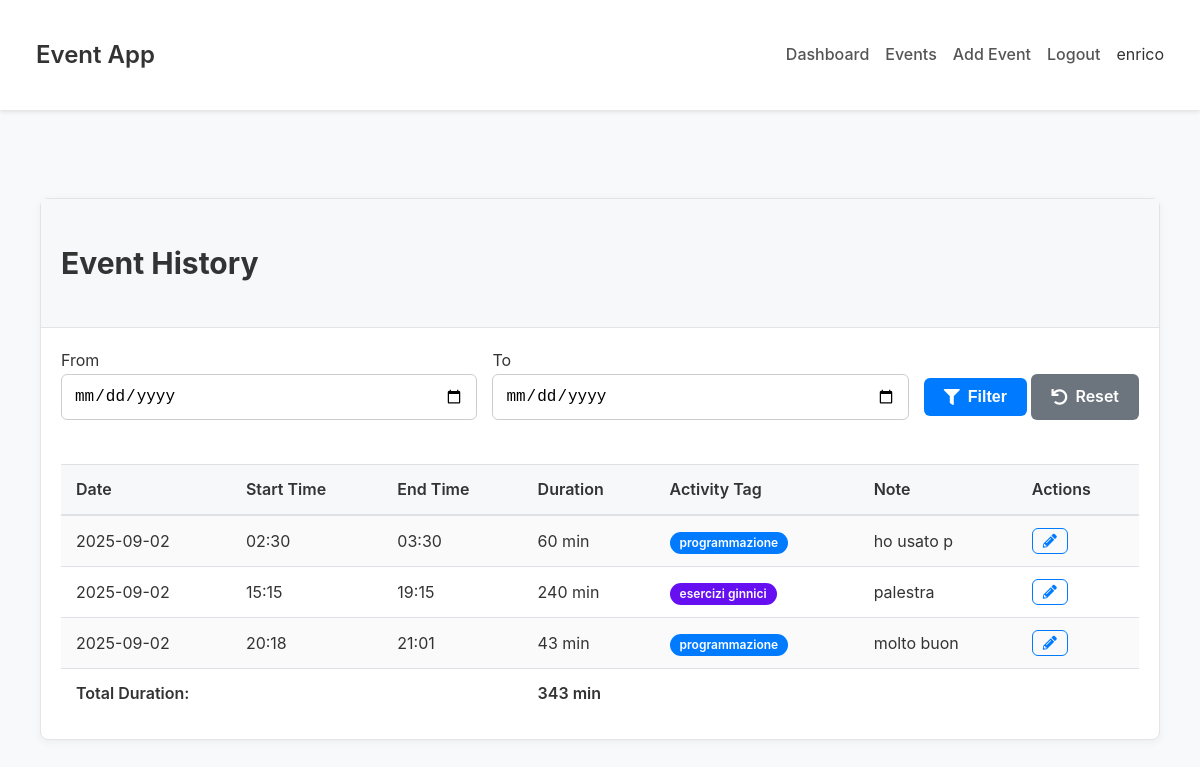
Page /list_events (signed in) on the committed database.
### tables this page shows
CREATE TABLE users (
        id INTEGER PRIMARY KEY AUTOINCREMENT,
        username TEXT UNIQUE NOT NULL,
        password_hash TEXT NOT NULL,
        role TEXT NOT NULL CHECK(role IN ('admin', 'standard')),
        must_change_password INTEGER NOT NULL DEFAULT 0
    );

CREATE TABLE intervals (
        id INTEGER PRIMARY KEY AUTOINCREMENT,
        event_id INTEGER NOT NULL,
        start_time TEXT NOT NULL,
        end_time TEXT NOT NULL,
        note TEXT,
        activity_tag TEXT NOT NULL,
        FOREIGN KEY (event_id) REFERENCES events (id)
    );

CREATE TABLE events (
        id INTEGER PRIMARY KEY AUTOINCREMENT,
        user_id INTEGER NOT NULL,
        event_date TEXT NOT NULL,
        FOREIGN KEY (user_id) REFERENCES users (id)
    );

### app.py (the view)
@app.route('/list_events')
@login_required
def list_events():
    db = get_db()
    user_id = get_user_id_from_session()
    if not user_id:
        flash("User not found.", 'danger')
        return redirect(url_for('dashboard'))
    start_date = request.args.get('start_date')
    end_date = request.args.get('end_date')
    query = (
        'SELECT e.event_date, i.id, i.start_time, i.end_time, i.note, i.activity_tag '
        'FROM events e JOIN intervals i ON e.id = i.event_id '
        'WHERE e.user_id = ?'
    )
    params = [user_id]
    if start_date and end_date:
        query += ' AND e.event_date BETWEEN ? AND ?'
        params.extend([start_date, end_date])
    query += ' ORDER BY e.event_date DESC, i.start_time ASC'
    events_query = db.execute(query, tuple(params)).fetchall()
    intervals = []
    total_duration = 0
    activity_tags = set()
    for row in events_query:
        activity_tags.add(row['activity_tag'])
        start_time_obj = datetime.strptime(row['start_time'], '%H:%M').time()
        end_time_obj = datetime.strptime(row['end_time'], '%H:%M').time()
        dummy_date = date(1, 1, 1)
        start_datetime = datetime.combine(dummy_date, start_time_obj)
        end_datetime = datetime.combine(dummy_date, end_time_obj)
        if end_datetime < start_datetime:
            end_datetime += timedelta(days=1)
        duration_minutes = int((end_datetime - start_datetime).total_seconds() / 60)
        total_duration += duration_minutes
        intervals.append({
            'id': row['id'],
            'event_date': row['event_date'],
            'start_time': row['start_time'],
            'end_time': row['end_time'],
            'note': row['note'],
            'activity_tag': row['activity_tag'],
            'duration_minutes': duration_minutes
        })
    colors = ['#007bff', '#6610f2', '#6f42c1', '#e83e8c', '#dc3545', '#fd7e14', '#ffc107', '#28a745', '#20c997', '#17a2b8']
    tag_colors = {tag: colors[i % len(colors)] for i, tag in enumerate(activity_tags)}
    return render_template(
        'list_events.html',
        intervals=intervals,
        total_duration=total_duration,
        tag_colors=tag_colors,
        username=session['username'],
        role=session['role'],
        start_date=start_date,
        end_date=end_date
    )

### app.py (called while the page is built)
def get_db():
    if 'db' not in g:
        g.db = sqlite3.connect(DATABASE)
        g.db.row_factory = sqlite3.Row  # This makes rows behave like dicts
    return g.db

def login_required(f):
    @wraps(f)
    def decorated_function(*args, **kwargs):
        if not session.get('logged_in'):
            flash('Please log in to access this page.', 'warning')
            return redirect(url_for('login'))
        return f(*args, **kwargs)
    return decorated_function

def get_user_id_from_session():
    db = get_db()
    user = db.execute('SELECT id FROM users WHERE username = ?', (session['username'],)).fetchone()
    return user['id'] if user else None

### templates/list_events.html (shortened to what this page needs)
{% extends "base.html" %}
{% block content %}
<div class="container mt-4">
    <div class="card">
        <div class="card-header">
            <h2>Event History</h2>
        </div>
        <div class="card-body">
            <form method="get" action="{{ url_for('list_events') }}" class="filter-form mb-4">
                <div class="form-row">
                    <div class="col">
                        <label for="start_date">From</label>
                        <input type="date" id="start_date" name="start_date" class="form-control" value="{{ start_date or '' }}">
                    </div>
                    <div class="col">
                        <label for="end_date">To</label>
                        <input type="date" id="end_date" name="end_date" class="form-control" value="{{ end_date or '' }}">
                    </div>
                    <div class="col-auto">
                        <button type="submit" class="btn btn-primary">
                            <i class="fas fa-filter"></i> Filter
                        </button>
                        <a href="{{ url_for('list_events') }}" class="btn btn-secondary">
                            <i class="fas fa-undo"></i> Reset
                        </a>
                    </div>
                </div>
            </form>
            <div class="table-responsive">
                <table class="table table-striped table-hover">
                    <thead class="thead-light">
                        <tr>
                            <th>Date</th>
                            <th>Start Time</th>
                            <th>End Time</th>
                            <th>Duration</th>
                            <th>Activity Tag</th>
                            <th>Note</th>
                            <th class="text-right">Actions</th>
                        </tr>
                    </thead>
                    <tbody>
                        {% for interval in intervals %}
                        <tr>
                            <td>{{ interval.event_date }}</td>
                            <td>{{ interval.start_time }}</td>
                            <td>{{ interval.end_time }}</td>
                            <td>{{ interval.duration_minutes }} min</td>
                            <td>
                                <span class="badge" style="background-color: {{ tag_colors.get(interval.activity_tag, '#6c757d') }};">
                                    {{ interval.activity_tag }}
                                </span>
                            </td>
                            <td>{{ interval.note }}</td>
                            <td class="text-right">
                                <a href="{{ url_for('edit_interval', interval_id=interval.id) }}" class="btn btn-sm btn-outline-primary" title="Edit">
                                    <i class="fas fa-pencil-alt"></i>
                                </a>
                            </td>
                        </tr>
                        {% endfor %}
                    </tbody>
                    {% if intervals %}
                    <tfoot>
                        <tr>
                            <td colspan="3" class="text-right font-weight-bold">Total Duration:</td>
                            <td class="font-weight-bold">{{ total_duration }} min</td>
                            <td colspan="3"></td>
                        </tr>
                    </tfoot>
                    {% endif %}
                </table>
            </div>
        </div>
    </div>
</div>
{% endblock %}

### templates/base.html (shortened to what this page needs)
<!DOCTYPE html>
<html lang="en">
<head>
    <link rel="stylesheet" href="https://cdnjs.cloudflare.com/ajax/libs/font-awesome/5.15.4/css/all.min.css">
    <link rel="stylesheet" href="{{ url_for('static', filename='style.css') }}">
</head>
<body>
    <nav class="navbar">
        <div class="container">
            <a class="navbar-brand" href="{{ url_for('index') }}">Event App</a>
            <ul class="navbar-nav">
                {% if session['logged_in'] %}
                    <li class="nav-item"><a class="nav-link" href="{{ url_for('dashboard') }}">Dashboard</a></li>
                    <li class="nav-item"><a class="nav-link" href="{{ url_for('list_events') }}">Events</a></li>
                    <li class="nav-item"><a class="nav-link" href="{{ url_for('add_event') }}">Add Event</a></li>
                    <li class="nav-item"><a class="nav-link" href="{{ url_for('logout') }}">Logout</a></li>
                    <li class="nav-item nav-username ms-auto">{{ session['username'] }}</li>
                {% else %}
                    <li class="nav-item"><a class="nav-link" href="{{ url_for('login') }}">Login</a></li>
                {% endif %}
            </ul>
        </div>
    </nav>
    <main class="container mt-4">
        {% block content %}{% endblock %}
    </main>
</body>
</html>

### static/style.css (style rules this page uses)
body { font-family: -apple-system, BlinkMacSystemFont, "Segoe UI", Roboto, "Helvetica Neue", Arial, sans-serif; background-color: #f8f9fa; color: #333; line-height: 1.6; margin: 0; }
.navbar { background-color: #fff; box-shadow: 0 2px 4px rgba(0,0,0,0.1); padding: 1rem; }
.navbar .container { display: flex; justify-content: space-between; align-items: center; }
.navbar-brand { font-size: 1.5rem; font-weight: 600; color: #333; text-decoration: none; }
.navbar-nav { list-style: none; display: flex; gap: 1rem; margin: 0; padding: 0; }
.nav-link { color: #555; text-decoration: none; font-weight: 500; transition: color 0.3s ease; }
.container { max-width: 1200px; margin: auto; padding: 20px; }
.card { background-color: #fff; border: 1px solid #e1e4e8; border-radius: 8px; box-shadow: 0 2px 10px rgba(0, 0, 0, 0.05); margin-bottom: 20px; }
.card-header { background-color: #f6f8fa; padding: 15px 20px; border-bottom: 1px solid #e1e4e8; font-size: 1.25rem; font-weight: 600; }
.card-body { padding: 20px; }
.form-row { display: flex; gap: 20px; margin-bottom: 15px; }
.form-row .col { flex: 1; }
.form-control { width: 100%; padding: 12px; border: 1px solid #ccc; border-radius: 6px; font-size: 16px; box-sizing: border-box; }
.btn { padding: 10px 20px; border: none; border-radius: 6px; cursor: pointer; font-size: 16px; font-weight: 600; text-decoration: none; display: inline-flex; align-items: center; gap: 0.5rem; text-align: center; transition: background-color 0.3s ease, color 0.3s ease; }
.btn-primary { background-color: #007bff; color: white; }
.btn-secondary { background-color: #6c757d; color: white; }
.btn-sm { padding: 5px 10px; font-size: 14px; }
.btn-outline-primary { background-color: transparent; color: #007bff; border: 1px solid #007bff; }
.table-responsive { overflow-x: auto; }
.table { width: 100%; border-collapse: collapse; margin-top: 20px; }
.table th, .table td { padding: 12px 15px; text-align: left; vertical-align: middle; border-top: 1px solid #dee2e6; }
.table thead th { background-color: #f6f8fa; font-weight: 600; border-bottom: 2px solid #dee2e6; }
.table-striped tbody tr:nth-of-type(odd) { background-color: rgba(0, 0, 0, 0.02); }
.table tfoot { font-weight: 600; }
.badge { display: inline-block; padding: 5px 10px; font-size: 12px; font-weight: 600; line-height: 1; text-align: center; white-space: nowrap; vertical-align: baseline; border-radius: 15px; color: #fff; }
.filter-form .form-row { display: flex; align-items: flex-end; gap: 15px; margin-bottom: 20px; }
.filter-form .col { flex: 1; }
.filter-form .col-auto { flex: 0 0 auto; }
.mt-4 { margin-top: 1.5rem; }
.mb-4 { margin-bottom: 1.5rem; }
.text-right { text-align: right; }
.font-weight-bold { font-weight: 600; }

### rows in the picture
users: username "enrico"
intervals: event_date "2025-09-02", start_time "02:30", end_time "03:30", duration_minutes "60", activity_tag "programmazione", note "ho usato p"
intervals: event_date "2025-09-02", start_time "15:15", end_time "19:15", duration_minutes "240", activity_tag "esercizi ginnici", note "palestra"
intervals: event_date "2025-09-02", start_time "20:18", end_time "21:01", duration_minutes "43", activity_tag "programmazione", note "molto buon"

### other values in the picture
{{ total_duration }} "343"
